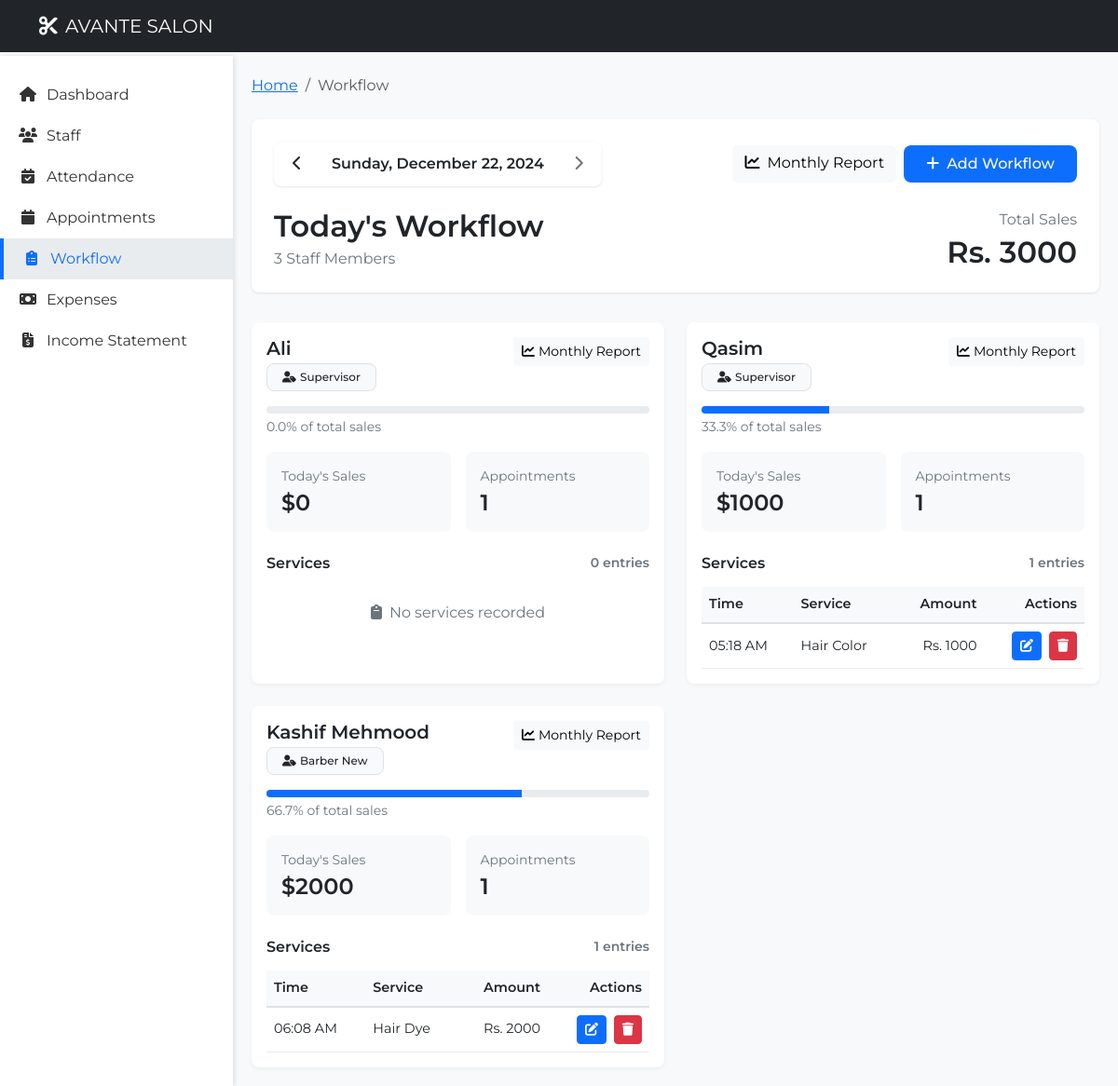
The page /workflow/ (signed in) on the database its author committed.
### core/models.py (models this page shows, shortened)
class Staff(models.Model):
    name = models.CharField(max_length=100)
    role = models.CharField(max_length=10)
    is_active = models.BooleanField(default=True)
    created_at = models.DateTimeField(auto_now_add=True)

class Workflow(models.Model):
    artist = models.ForeignKey(Staff, on_delete=models.SET_NULL, null=True)
    service = models.CharField(max_length=50)
    amount = models.PositiveIntegerField(default=1)
    period = models.DateField(null=True, blank=True)
    created_at = models.DateTimeField(auto_now_add=True)
    updated_at = models.DateTimeField(auto_now=True, null=True, blank=True)

### core/views.py (the view)
# urls.py: path('workflow/', views.workflow, name='workflow'),
@admin_only
def workflow(request):
    current_date = timezone.now()
    selected_date = request.GET.get('date')
    if selected_date:
        try:
            selected_date = datetime.strptime(selected_date, '%Y-%m-%d').date()
            if selected_date > current_date.date():
                selected_date = current_date.date()
        except ValueError:
            selected_date = current_date.date()
    else:
        selected_date = current_date.date()
    prev_date = selected_date - timedelta(days=1)
    next_date = selected_date + timedelta(days=1)
    show_next = next_date <= current_date.date()
    staff_members = Staff.objects.filter(is_active=True)
    staff_data = []
    total_today_sales = 0
    attendance_records = Attendence.objects.filter(period=selected_date)
    attendance_dict = {att.staff_id: att.status for att in attendance_records}
    for staff in staff_members:
        today_workflows = Workflow.objects.filter(
            artist=staff,
            period=selected_date
        ).order_by('-created_at')
        today_sales = sum(workflow.amount for workflow in today_workflows)
        total_today_sales += today_sales
        today_appointments = Appointments.objects.filter(
            time__date=selected_date
        ).count()
        is_present = attendance_dict.get(staff.id, False)
        staff_data.append({
            'staff': staff,
            'today_sales': today_sales,
            'appointments_count': today_appointments,
            'workflows': today_workflows,
            'is_present': is_present
        })
    for data in staff_data:
        if total_today_sales > 0:
            data['percentage'] = round((data['today_sales'] / total_today_sales) * 100, 1)
        else:
            data['percentage'] = 0
    context = {
        'staff_data': staff_data,
        'total_today_sales': total_today_sales,
        'current_date': current_date,
        'selected_date': selected_date,
        'prev_date': prev_date,
        'next_date': next_date,
        'show_next': show_next,
        'staff_list': staff_members,
    }
    return render(request, 'workflow.html', context)

### templates/workflow.html (shortened to what this page needs)
<!DOCTYPE html>
<html lang="en">
<head>
    <link href="https://cdn.jsdelivr.net/npm/bootstrap@5.3.0-alpha3/dist/css/bootstrap.min.css" rel="stylesheet">
    <link rel="stylesheet" href="https://cdnjs.cloudflare.com/ajax/libs/font-awesome/6.4.0/css/all.min.css">
</head>
<body>
    <nav class="navbar navbar-dark navbar-expand-lg">
        <div class="container">
            <a class="navbar-brand" href="#"><i class="fas fa-cut me-2"></i>AVANTE SALON</a>
        </div>
    </nav>
    <div class="sidebar collapse d-md-block" id="sidebarMenu">
        <ul class="nav flex-column">
            <li class="nav-item">
                <a class="nav-link" href="{% url 'core:index' %}">
                    <i class="fa-solid fa-house"></i>Dashboard
                </a>
            </li>
            <li class="nav-item">
                <a class="nav-link" href="{% url 'core:staff' %}">
                    <i class="fa-solid fa-users"></i>Staff
                </a>
            </li>
            <li class="nav-item">
                <a class="nav-link" href="/attendance">
                    <i class="fa-solid fa-calendar-check"></i>Attendance
                </a>
            </li>
            <li class="nav-item">
                <a class="nav-link" href="{% url 'core:appointments' %}">
                    <i class="fa-solid fa-calendar"></i>Appointments
                </a>
            </li>
            <li class="nav-item">
                <a class="nav-link active" href="{% url 'core:workflow' %}">
                    <i class="fa-solid fa-clipboard-list"></i>Workflow
                </a>
            </li>
            <li class="nav-item">
                <a class="nav-link" href="{% url 'core:expenses' %}">
                    <i class="fa-solid fa-money-bill"></i>Expenses
                </a>
            </li>
            <li class="nav-item">
                <a class="nav-link" href="{% url 'core:income_statement' %}">
                    <i class="fa-solid fa-file-invoice-dollar"></i>Income Statement
                </a>
            </li>
        </ul>
    </div>
    <div class="main-content">
        <nav aria-label="breadcrumb" class="mb-4">
            <ol class="breadcrumb">
                <li class="breadcrumb-item"><a href="{% url 'core:index' %}">Home</a></li>
                <li class="breadcrumb-item active">Workflow</li>
            </ol>
        </nav>
        <div class="page-header">
            <div class="d-flex justify-content-between align-items-center mb-4">
                <div class="date-nav">
                    <a href="?date={{ prev_date|date:'Y-m-d' }}" class="btn">
                        <i class="fas fa-chevron-left"></i>
                    </a>
                    <span class="date-display">{{ selected_date|date:"l, F j, Y" }}</span>
                    {% if show_next %}
                    <a href="?date={{ next_date|date:'Y-m-d' }}" class="btn">
                        <i class="fas fa-chevron-right"></i>
                    </a>
                    {% else %}
                    <button class="btn" disabled>
                        <i class="fas fa-chevron-right"></i>
                    </button>
                    {% endif %}
                </div>
                <div class="d-flex gap-2">
                    <a href="{% url 'core:monthly_report' %}" class="btn btn-light">
                        <i class="fas fa-chart-line me-2"></i>Monthly Report
                    </a>
                    {% if user.is_staff %}
                    <button type="button" class="add-workflow-btn" data-bs-toggle="modal" data-bs-target="#addWorkflowModal">
                        <i class="fas fa-plus me-2"></i>Add Workflow
                    </button>
                    {% endif %}
                </div>
            </div>
            <div class="d-flex justify-content-between align-items-center">
                <div>
                    <h2 class="mb-1">Today's Workflow</h2>
                    <p class="text-muted mb-0">{{ staff_data|length }} Staff Members</p>
                </div>
                <div class="text-end">
                    <p class="text-muted mb-1">Total Sales</p>
                    <h3 class="total-sales mb-0">Rs. {{ total_today_sales }}</h3>
                </div>
            </div>
        </div>
        <div class="row g-4">
            {% for data in staff_data %}
            <div class="col-md-6">
                <div class="card h-100">
                    <div class="card-body">
                        <div class="d-flex justify-content-between align-items-start mb-3">
                            <div>
                                <h5 class="card-title mb-1">{{ data.staff.name }}</h5>
                                <div class="d-flex align-items-center gap-2">
                                    <span class="badge bg-light">
                                        <i class="fas fa-user-tag me-1"></i>{{ data.staff.role }}
                                    </span>
                                </div>
                            </div>
                            <div class="text-end">
                                <a href="{% url 'core:staff_monthly_report' data.staff.id %}" class="btn btn-light btn-sm">
                                    <i class="fas fa-chart-line me-1"></i>Monthly Report
                                </a>
                            </div>
                        </div>
                        {% if total_today_sales > 0 %}
                        <div class="mb-3">
                            <div class="progress" style="height: 8px;">
                                <div class="progress-bar" role="progressbar"
                                     style="width: {{ data.percentage }}%"
                                     aria-valuenow="{{ data.percentage }}"
                                     aria-valuemin="0" aria-valuemax="100">
                                </div>
                            </div>
                            <small class="text-muted d-block mt-1">{{ data.percentage }}% of total sales</small>
                        </div>
                        {% endif %}
                        <div class="row g-3 mb-4">
                            <div class="col-6">
                                <div class="stats-box p-3">
                                    <small class="text-muted d-block mb-1">Today's Sales</small>
                                    <h4 class="mb-0">${{ data.today_sales }}</h4>
                                </div>
                            </div>
                            <div class="col-6">
                                <div class="stats-box p-3">
                                    <small class="text-muted d-block mb-1">Appointments</small>
                                    <h4 class="mb-0">{{ data.appointments_count }}</h4>
                                </div>
                            </div>
                        </div>
                        <div class="mt-2">
                            <h6 class="d-flex justify-content-between align-items-center mb-3">
                                <span>Services</span>
                                <small class="text-muted">{{ data.workflows|length }} entries</small>
                            </h6>
                            {% if data.workflows %}
                            <div class="table-responsive">
                                <table class="table table-hover align-middle">
                                    <thead>
                                        <tr>
                                            <th>Time</th>
                                            <th>Service</th>
                                            <th class="text-end">Amount</th>
                                            <th class="text-end">Actions</th>
                                        </tr>
                                    </thead>
                                    <tbody>
                                        {% for workflow in data.workflows %}
                                        <tr data-workflow-id="{{ workflow.id }}">
                                            <td>{{ workflow.created_at|date:"h:i A" }}</td>
                                            <td class="workflow-service">{{ workflow.service }}</td>
                                            <td class="text-end workflow-amount">Rs. {{ workflow.amount }}</td>
                                            <td class="text-end">
                                                {% if user.is_staff %}
                                                <button class="btn btn-sm btn-primary me-1" onclick="editWorkflow({{ workflow.id }})">
                                                    <i class="fas fa-edit"></i>
                                                </button>
                                                <button class="btn btn-sm btn-danger" onclick="confirmDelete({{ workflow.id }})">
                                                    <i class="fas fa-trash"></i>
                                                </button>
                                                {% endif %}
                                            </td>
                                        </tr>
                                        {% endfor %}
                                    </tbody>
                                </table>
                            </div>
                            {% else %}
                            <div class="text-center py-3 text-muted">
                                <i class="fas fa-clipboard me-2"></i>No services recorded
                            </div>
                            {% endif %}
                        </div>
                    </div>
                </div>
            </div>
            {% empty %}
            <div class="col-12">
                <div class="alert alert-info">
                    <i class="fas fa-info-circle me-2"></i>No active staff members found.
                </div>
            </div>
            {% endfor %}
        </div>
    </div>
</body>
</html>

### templates/workflow.html (style rules this page uses)
body { background-color: #f8f9fa; font-family: 'Montserrat', sans-serif; }
.navbar { position: fixed; top: 0; width: 100%; z-index: 1000; background-color: #212529 !important; }
.navbar-brand, .navbar-nav .nav-link { color: #fff !important; }
.sidebar { position: fixed; top: 60px; left: 0; bottom: 0; width: 250px; background-color: white; padding-top: 20px; overflow-y: auto; z-index: 100; box-shadow: 2px 0 5px rgba(0,0,0,0.1); }
.main-content { margin-left: 250px; margin-top: 60px; padding: 20px; }
.nav-link { color: #333; padding: 10px 20px; transition: all 0.3s; }
.nav-link.active { color: #0d6efd; background-color: #e9ecef; border-left: 4px solid #0d6efd; }
.nav-item i { width: 20px; text-align: center; margin-right: 10px; }
.page-header { background-color: white; padding: 1.5rem; margin-bottom: 2rem; border-radius: 0.5rem; box-shadow: 0 1px 3px rgba(0, 0, 0, 0.1); }
.card { background: white; border-radius: 0.5rem; border: none; box-shadow: 0 2px 4px rgba(0, 0, 0, 0.05); transition: transform 0.2s; }
.card-title { color: #212529; font-weight: 600; }
.progress { background-color: #e9ecef; border-radius: 0.5rem; overflow: hidden; }
.progress-bar { background-color: #0d6efd; }
.stats-box { background-color: #f8f9fa; border-radius: 0.5rem; transition: background-color 0.2s; }
.badge { padding: 0.5rem 1rem; border-radius: 0.5rem; font-weight: 500; }
.badge.bg-light { background-color: #f8f9fa !important; color: #212529 !important; border: 1px solid #dee2e6; }
.total-sales { font-size: 2rem; font-weight: 600; color: #212529; }
.text-muted { color: #6c757d !important; }
h2, h3, h4, h5, h6 { font-weight: 600; color: #212529; }
.table { margin-bottom: 0; font-size: 0.9rem; }
.table th { font-weight: 600; color: #212529; background-color: #f8f9fa; border-bottom: 2px solid #dee2e6; }
.table td { vertical-align: middle; border-color: #e9ecef; }
.date-nav { display: inline-flex; align-items: center; background: white; border-radius: 0.5rem; padding: 0.25rem; box-shadow: 0 1px 3px rgba(0, 0, 0, 0.1); }
.date-nav .btn { padding: 0.5rem 1rem; color: #212529; background: transparent; border: none; font-weight: 500; }
.date-nav .date-display { padding: 0.5rem 1rem; font-weight: 600; color: #212529; min-width: 200px; text-align: center; }
.add-workflow-btn { background-color: #0d6efd; color: white; border: none; padding: 0.5rem 1.5rem; border-radius: 0.5rem; font-weight: 500; transition: background-color 0.2s; }

### rows shown on the page
Staff: staff.name "Ali", staff.role "Supervisor", percentage "0.0", today_sales "0", appointments_count "1", workflows|length "0", shows "No services recorded"
Staff: staff.name "Qasim", staff.role "Supervisor", percentage "33.3", today_sales "1000", appointments_count "1", workflows|length "1"
Workflow: created_at "05:18 AM", service "Hair Color", amount "1000"
Staff: staff.name "Kashif Mehmood", staff.role "Barber New", percentage "66.7", today_sales "2000", appointments_count "1", workflows|length "1"
Workflow: created_at "06:08 AM", service "Hair Dye", amount "2000"

### other values the page prints
{{ selected_date|date:"l, F j, Y" }} "Sunday, December 22, 2024"
{{ staff_data|length }} "3"
{{ total_today_sales }} "3000"
